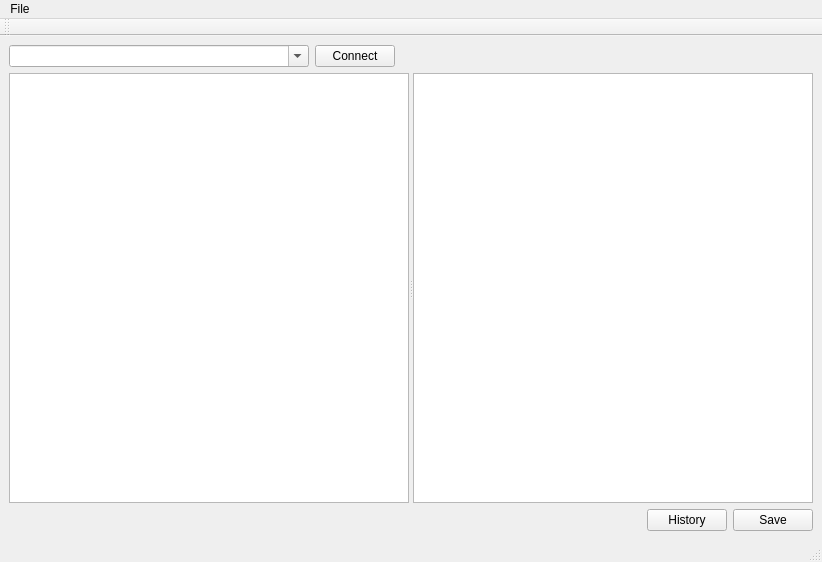
<?xml version="1.0" encoding="UTF-8"?>
<ui version="4.0">
 <class>MainWindow</class>
 <widget class="QMainWindow" name="MainWindow">
  <property name="geometry">
   <rect>
    <x>0</x>
    <y>0</y>
    <width>822</width>
    <height>562</height>
   </rect>
  </property>
  <property name="windowTitle">
   <string>MainWindow</string>
  </property>
  <widget class="QWidget" name="centralwidget">
   <layout class="QVBoxLayout" name="verticalLayout">
    <item>
     <layout class="QHBoxLayout" name="horizontalLayout_2">
      <item>
       <widget class="QComboBox" name="hostBox">
        <property name="minimumSize">
         <size>
          <width>300</width>
          <height>0</height>
         </size>
        </property>
        <property name="editable">
         <bool>true</bool>
        </property>
       </widget>
      </item>
      <item>
       <widget class="QPushButton" name="connectButton">
        <property name="text">
         <string>Connect</string>
        </property>
       </widget>
      </item>
      <item>
       <spacer name="horizontalSpacer_2">
        <property name="orientation">
         <enum>Qt::Horizontal</enum>
        </property>
        <property name="sizeHint" stdset="0">
         <size>
          <width>40</width>
          <height>20</height>
         </size>
        </property>
       </spacer>
      </item>
     </layout>
    </item>
    <item>
     <widget class="QSplitter" name="splitter">
      <property name="orientation">
       <enum>Qt::Horizontal</enum>
      </property>
      <widget class="QTreeView" name="znodesTree">
       <attribute name="headerVisible">
        <bool>false</bool>
       </attribute>
      </widget>
      <widget class="QTextEdit" name="textBox"/>
     </widget>
    </item>
    <item>
     <layout class="QHBoxLayout" name="horizontalLayout">
      <item>
       <spacer name="horizontalSpacer">
        <property name="orientation">
         <enum>Qt::Horizontal</enum>
        </property>
        <property name="sizeHint" stdset="0">
         <size>
          <width>40</width>
          <height>20</height>
         </size>
        </property>
       </spacer>
      </item>
      <item>
       <widget class="QPushButton" name="historyButton">
        <property name="text">
         <string>History</string>
        </property>
       </widget>
      </item>
      <item>
       <widget class="QPushButton" name="saveButton">
        <property name="text">
         <string>Save</string>
        </property>
       </widget>
      </item>
     </layout>
    </item>
   </layout>
  </widget>
  <widget class="QMenuBar" name="menubar">
   <property name="geometry">
    <rect>
     <x>0</x>
     <y>0</y>
     <width>822</width>
     <height>24</height>
    </rect>
   </property>
   <widget class="QMenu" name="menuFile">
    <property name="title">
     <string>File</string>
    </property>
    <addaction name="actionQuit"/>
   </widget>
   <addaction name="menuFile"/>
  </widget>
  <widget class="QStatusBar" name="statusbar"/>
  <widget class="QToolBar" name="toolBar">
   <property name="windowTitle">
    <string>toolBar</string>
   </property>
   <attribute name="toolBarArea">
    <enum>TopToolBarArea</enum>
   </attribute>
   <attribute name="toolBarBreak">
    <bool>false</bool>
   </attribute>
  </widget>
  <action name="actionQuit">
   <property name="text">
    <string>Quit</string>
   </property>
  </action>
  <action name="actionConnect">
   <property name="text">
    <string>Connect</string>
   </property>
  </action>
 </widget>
 <resources/>
 <connections/>
</ui>
